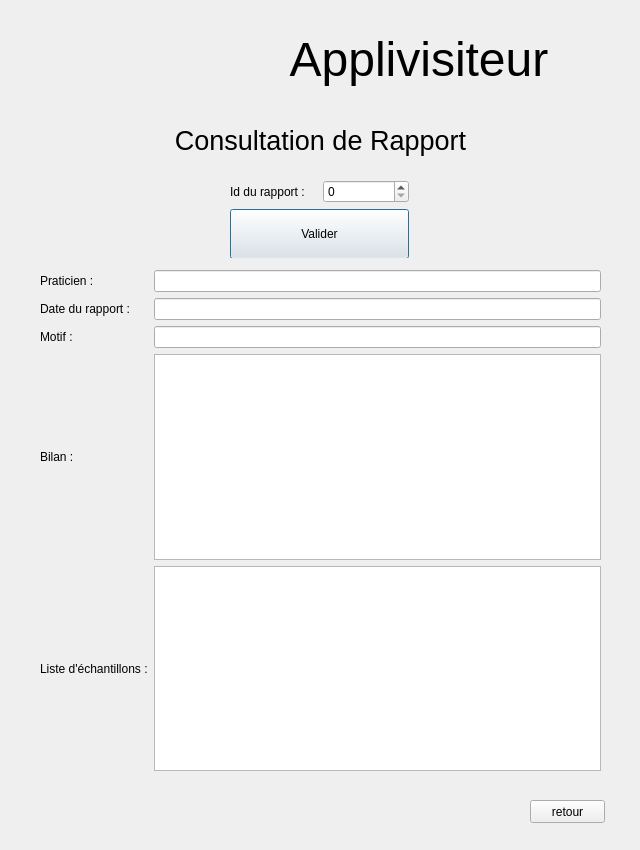
<?xml version="1.0" encoding="UTF-8"?>
<ui version="4.0">
 <class>Dialog</class>
 <widget class="QDialog" name="Dialog">
  <property name="geometry">
   <rect>
    <x>0</x>
    <y>0</y>
    <width>640</width>
    <height>850</height>
   </rect>
  </property>
  <property name="minimumSize">
   <size>
    <width>640</width>
    <height>850</height>
   </size>
  </property>
  <property name="windowTitle">
   <string>Dialog</string>
  </property>
  <widget class="QWidget" name="layoutWidget_2">
   <property name="geometry">
    <rect>
     <x>0</x>
     <y>-3</y>
     <width>641</width>
     <height>124</height>
    </rect>
   </property>
   <layout class="QHBoxLayout" name="horizontalLayout">
    <property name="sizeConstraint">
     <enum>QLayout::SetNoConstraint</enum>
    </property>
    <item>
     <widget class="QLabel" name="label_9">
      <property name="minimumSize">
       <size>
        <width>191</width>
        <height>122</height>
       </size>
      </property>
      <property name="maximumSize">
       <size>
        <width>191</width>
        <height>122</height>
       </size>
      </property>
      <property name="font">
       <font>
        <kerning>true</kerning>
       </font>
      </property>
      <property name="text">
       <string/>
      </property>
      <property name="pixmap">
       <pixmap resource="logoqrc.qrc">:/newPrefix/image/logo.jpg</pixmap>
      </property>
      <property name="scaledContents">
       <bool>true</bool>
      </property>
      <property name="openExternalLinks">
       <bool>false</bool>
      </property>
     </widget>
    </item>
    <item>
     <widget class="QLabel" name="label_10">
      <property name="font">
       <font>
        <family>Arial</family>
        <pointsize>36</pointsize>
        <weight>50</weight>
        <italic>false</italic>
        <bold>false</bold>
        <underline>false</underline>
        <strikeout>false</strikeout>
       </font>
      </property>
      <property name="autoFillBackground">
       <bool>false</bool>
      </property>
      <property name="text">
       <string>Applivisiteur</string>
      </property>
      <property name="scaledContents">
       <bool>false</bool>
      </property>
      <property name="alignment">
       <set>Qt::AlignCenter</set>
      </property>
     </widget>
    </item>
   </layout>
  </widget>
  <widget class="QWidget" name="gridLayoutWidget">
   <property name="geometry">
    <rect>
     <x>0</x>
     <y>120</y>
     <width>641</width>
     <height>41</height>
    </rect>
   </property>
   <layout class="QGridLayout" name="gridLayout_2">
    <item row="0" column="0">
     <widget class="QLabel" name="label_8">
      <property name="font">
       <font>
        <family>Arial</family>
        <pointsize>20</pointsize>
        <weight>50</weight>
        <italic>false</italic>
        <bold>false</bold>
        <underline>false</underline>
        <strikeout>false</strikeout>
       </font>
      </property>
      <property name="autoFillBackground">
       <bool>false</bool>
      </property>
      <property name="text">
       <string>Consultation de Rapport</string>
      </property>
      <property name="scaledContents">
       <bool>false</bool>
      </property>
      <property name="alignment">
       <set>Qt::AlignCenter</set>
      </property>
     </widget>
    </item>
   </layout>
  </widget>
  <widget class="QWidget" name="layoutWidget_3">
   <property name="geometry">
    <rect>
     <x>40</x>
     <y>270</y>
     <width>561</width>
     <height>501</height>
    </rect>
   </property>
   <layout class="QHBoxLayout" name="horizontalLayout_2">
    <item>
     <layout class="QGridLayout" name="gridLayout">
      <item row="0" column="0">
       <widget class="QLabel" name="label">
        <property name="text">
         <string>Praticien :</string>
        </property>
       </widget>
      </item>
      <item row="3" column="0">
       <widget class="QLabel" name="label_4">
        <property name="text">
         <string>Bilan :</string>
        </property>
        <property name="alignment">
         <set>Qt::AlignLeading|Qt::AlignLeft|Qt::AlignVCenter</set>
        </property>
       </widget>
      </item>
      <item row="1" column="0">
       <widget class="QLabel" name="label_2">
        <property name="text">
         <string>Date du rapport :</string>
        </property>
       </widget>
      </item>
      <item row="2" column="1">
       <widget class="QLineEdit" name="motif">
        <property name="readOnly">
         <bool>true</bool>
        </property>
       </widget>
      </item>
      <item row="3" column="1">
       <widget class="QPlainTextEdit" name="bilan">
        <property name="inputMethodHints">
         <set>Qt::ImhMultiLine</set>
        </property>
        <property name="readOnly">
         <bool>true</bool>
        </property>
       </widget>
      </item>
      <item row="2" column="0">
       <widget class="QLabel" name="label_3">
        <property name="text">
         <string>Motif :</string>
        </property>
       </widget>
      </item>
      <item row="4" column="1">
       <widget class="QTableWidget" name="tableauOffreMedicaments"/>
      </item>
      <item row="4" column="0">
       <widget class="QLabel" name="label_7">
        <property name="text">
         <string>Liste d'échantillons :</string>
        </property>
       </widget>
      </item>
      <item row="0" column="1">
       <widget class="QLineEdit" name="selectionPraticien">
        <property name="readOnly">
         <bool>true</bool>
        </property>
       </widget>
      </item>
      <item row="1" column="1">
       <widget class="QLineEdit" name="dateRapport">
        <property name="readOnly">
         <bool>true</bool>
        </property>
       </widget>
      </item>
     </layout>
    </item>
    <item>
     <layout class="QGridLayout" name="gridLayout_3"/>
    </item>
   </layout>
  </widget>
  <widget class="QWidget" name="layoutWidget">
   <property name="geometry">
    <rect>
     <x>230</x>
     <y>180</y>
     <width>179</width>
     <height>78</height>
    </rect>
   </property>
   <layout class="QGridLayout" name="gridLayout_4">
    <item row="0" column="0">
     <widget class="QLabel" name="label_11">
      <property name="text">
       <string>Id du rapport :</string>
      </property>
     </widget>
    </item>
    <item row="0" column="1">
     <widget class="QSpinBox" name="idRapport"/>
    </item>
    <item row="1" column="0" colspan="2">
     <widget class="QPushButton" name="validerIdRapport">
      <property name="minimumSize">
       <size>
        <width>100</width>
        <height>50</height>
       </size>
      </property>
      <property name="text">
       <string>Valider</string>
      </property>
     </widget>
    </item>
   </layout>
  </widget>
  <widget class="QPushButton" name="retourConsultation">
   <property name="geometry">
    <rect>
     <x>530</x>
     <y>800</y>
     <width>75</width>
     <height>23</height>
    </rect>
   </property>
   <property name="text">
    <string>retour</string>
   </property>
  </widget>
 </widget>
 <resources>
  <include location="logoqrc.qrc"/>
  <include location="logoqrc.qrc"/>
 </resources>
 <connections/>
</ui>
